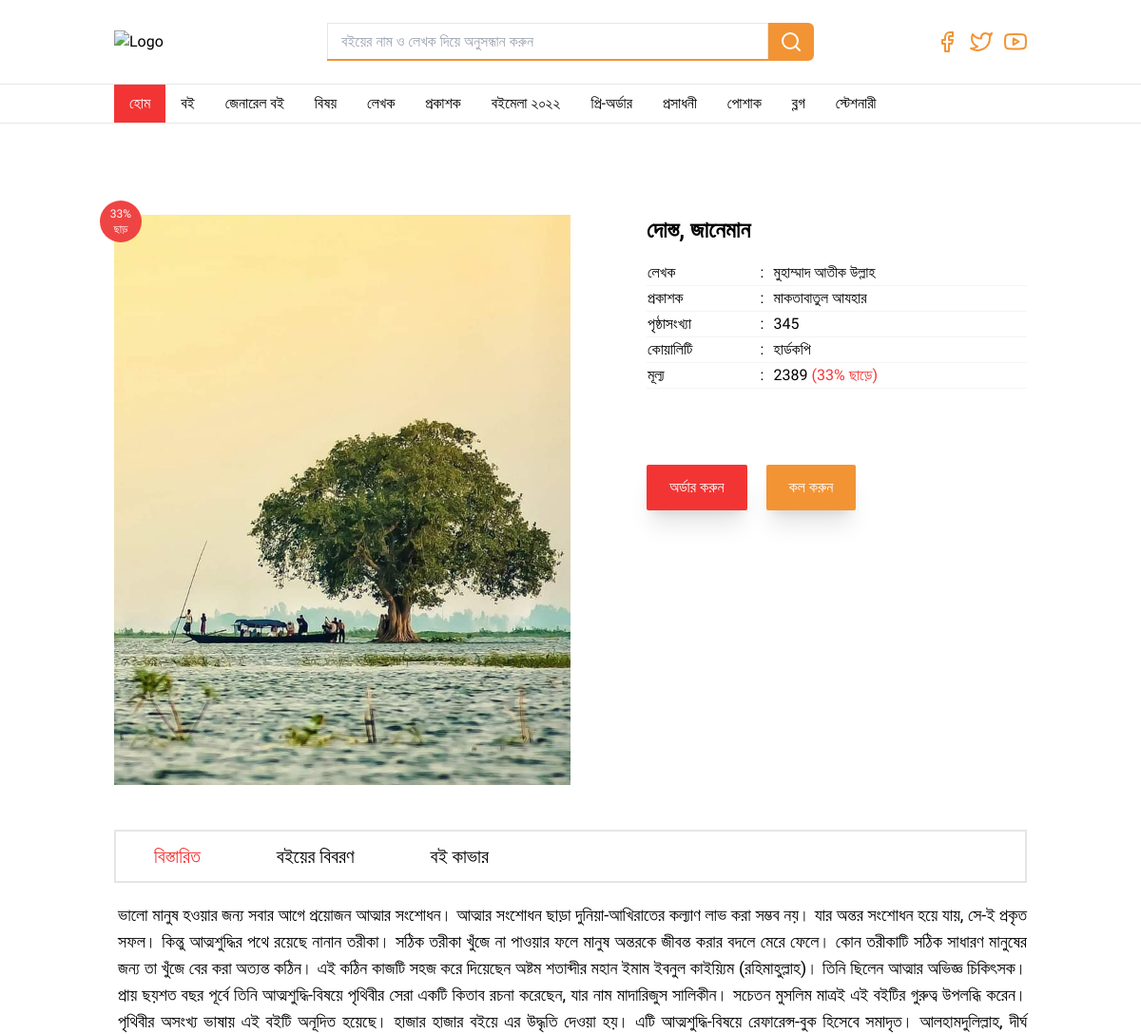
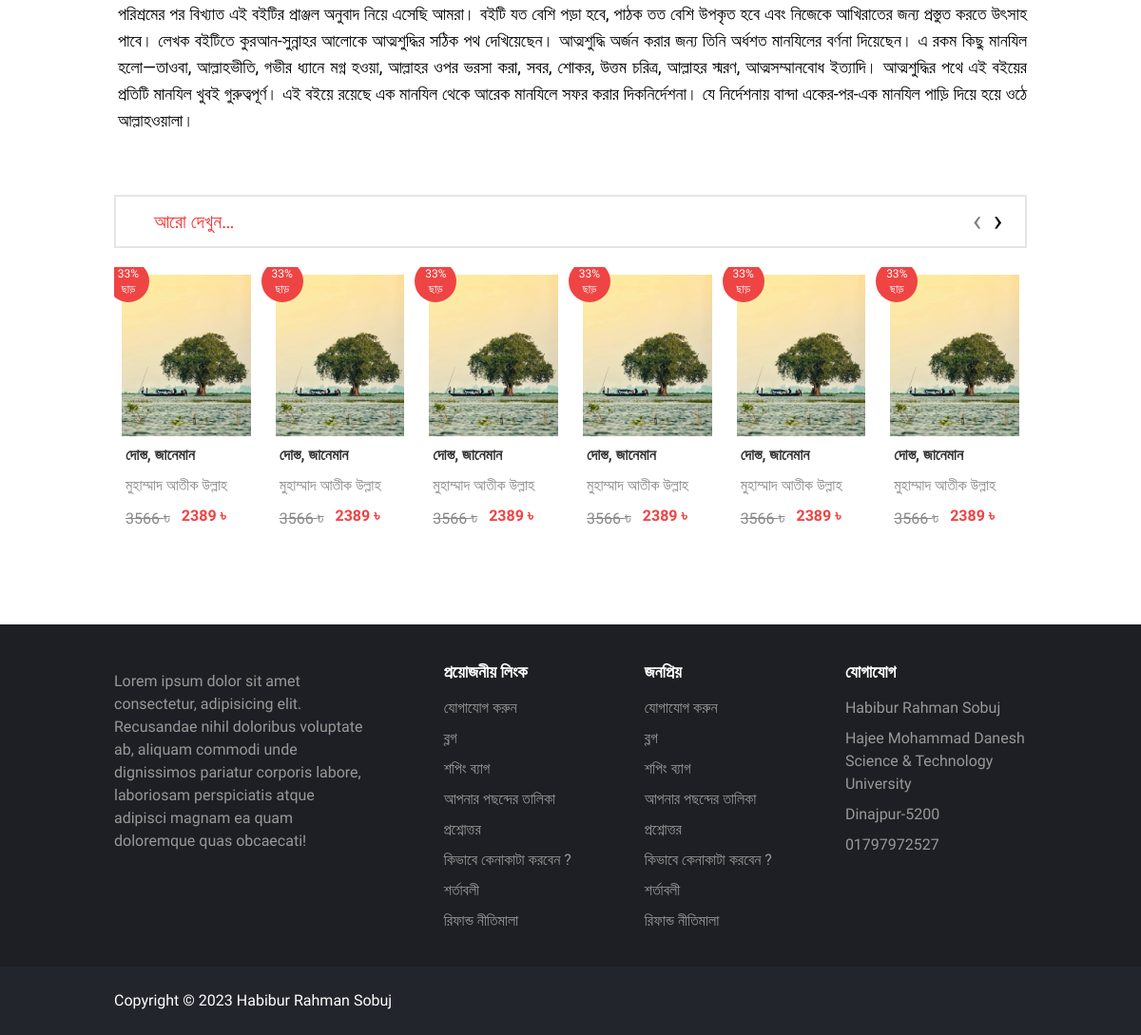
Page /details/16 on the committed database (2 pictures, top to bottom).
### App_Home/models.py (models this page shows)
class Book(models.Model):
    book_title = models.CharField(max_length = 5000,verbose_name="Book Title")
    writer = models.CharField(max_length = 5000,verbose_name="Writer")
    publisher = models.CharField(max_length = 5000,verbose_name="Publisher")
    quality = models.CharField(max_length = 5000,verbose_name="Quality")
    book_description = models.TextField(verbose_name="Book Description")
    total_page = models.IntegerField(
        default=0,
     )
    price = models.IntegerField(
        default=0,
     )
    discount = models.IntegerField(
        default=0,
     )
    main_cover = models.ImageField(upload_to=book_directory_path,verbose_name="Main Cover Image")
    book_cover1 = models.ImageField(upload_to=book_directory_path,verbose_name="Cover Image 1",blank=True, null=True)
    book_cover2 = models.ImageField(upload_to=book_directory_path,verbose_name="Cover Image 2",blank=True, null=True)
    book_cover3 = models.ImageField(upload_to=book_directory_path,verbose_name="Cover Image 3",blank=True, null=True)
    publish_date=models.DateTimeField(auto_now_add=True)
    update_date = models.DateTimeField(auto_now=True, auto_now_add=False)
    class Meta:
        ordering=['-publish_date']
    def __str__(self):
        return self.book_title

### App_Home/views.py (the view, shortened to what this page needs)
# urls.py: path('details/<pk>',views.details,name='details'),
def details(request,pk):
    try:
        book=get_object_or_404(Book, pk=pk)
        books=Book.objects.all()
    except Book.DoesNotExist:
        book = None
        books = None
    book=Book.objects.get(pk=pk)
    books=Book.objects.all()
    dict={
        'book':book,
        'books':books,
    }
    return render(request, 'App_Home/details.html', context=dict)

### App_Home/templatetags/discount_tag.py (called while the page is built)
@register.filter()
def discount_price(price,discount):
    try:
        return (int(price-((price)*discount/100)))
    except (ValueError, ZeroDivisionError):
        return ""

### template/App_Home/details.html (shortened to what this page needs)
{% load discount_tag %}
<!DOCTYPE html>
<html lang="en">
<head>
    <script src="https://cdn.tailwindcss.com"></script>
    <link rel='stylesheet' href='https://cdnjs.cloudflare.com/ajax/libs/lightbox2/2.8.2/css/lightbox.css'>
    <link rel="stylesheet"
        href="https://cdnjs.cloudflare.com/ajax/libs/OwlCarousel2/2.3.4/assets/owl.carousel.min.css" />
    <link rel="stylesheet"
        href="https://cdnjs.cloudflare.com/ajax/libs/OwlCarousel2/2.3.4/assets/owl.theme.default.min.css" />
</head>
<body x-data="{open:false}" x-bind:class="open?'overflow-hidden':''">
    {% include 'header.html' %}
    <section @click="open=false" class="mt-24">
        <div class="container w-7xl mx-auto">
            <div class="mx-[.7rem] md:mx-[1rem] lg:mx-[2rem] xl:mx-[4rem] 2xl:mx-[10rem]">
                <div>
                    <div class="grid grid-cols-1 md:grid-cols-2 justify-center items-center mb-10 space-x-20">
                        <div class="flex flex-col ">
                            <div class="relative">
                                <div class="inline-flex justify-start items-start">
                                    <a class="example-image-link" href="/media/{{book.main_cover}}"
                                        data-lightbox="example-set" data-title="{{book.book_title}}">
                                        <img class="example-image" src="/media/{{book.main_cover}}"
                                            alt="{{book.book_title}}" width="100%">
                                    </a>
                                </div>
                                <div
                                    class="absolute top-[-15px] left-[-15px] inline flex flex-col justify-center items-center w-11 h-11 bg-red-500 rounded-full p-1 text-xs text-white">
                                    <span>{{book.discount}}%</span>
                                    <span>ছাড়</span>
                                </div>
                            </div>
                        </div>
                        <div class="flex flex-col h-full justify-center items-center md:justify-start md:items-start">
                            <h1 class="text-2xl font-bold mb-4">{{book.book_title}}</h1>
                            <table class="text-md font-medium  w-full text-center md:text-left">
                                <tr class="border-b border-gray-100 py-3">
                                    <td>লেখক</td>
                                    <td class="">:</td>
                                    <td>{{book.writer}}</td>
                                </tr>
                                <tr class="border-b border-gray-100 py-3">
                                    <td>প্রকাশক</td>
                                    <td>:</td>
                                    <td>{{book.publisher}}</td>
                                </tr>
                                <tr class="border-b border-gray-100 py-3">
                                    <td>পৃষ্ঠাসংখ্যা</td>
                                    <td>:</td>
                                    <td>{{book.total_page}}</td>
                                </tr>
                                <tr class="border-b border-gray-100 py-3">
                                    <td>কোয়ালিটি</td>
                                    <td>:</td>
                                    <td>{{book.quality}}</td>
                                </tr>
                                <tr class="border-b border-gray-100 py-3">
                                    <td>মূল্য</td>
                                    <td>:</td>
                                    {% if book.discount %}
                                    <td>{{ book.price|discount_price:book.discount }}  <span class="text-[#F23534]">({{book.discount}}% ছাড়ে)</span></td>
                                    {% else %}
                                    <td>{{book.price}}</td>
                                    {% endif %}
                                </tr>
                            </table>
                            <div class="mt-10 flex space-x-5">
                                <a href="https://www.facebook.com/habibur.rahman.sobuj.bd"
                                    class="bg-[#F23534] text-white px-6 py-3 rounded-sm shadow-xl hover:bg-[#e30302]" onclick="myFunction()" onmouseout="outFunc()">অর্ডার
                                    করুন</a>
                                <a href="tel:+8801797972527"
                                    class="bg-[#f29434] text-white px-6 py-3 rounded-sm shadow-xl hover:bg-[#e67605]">কল
                                    করুন</a>
                            </div>
                        </div>
                    </div>
                    <div x-data="{tab:1}">
                        <div>
                            <div
                                class="flex space-x-3 sm:space-x-20 justify-start items-center text-lg  sm:text-xl border-2 border-[#e5e5e5] px-10 py-3">
                                <button @click="tab=1"
                                    :class="{'text-[#f23534] font-normal':tab===1}">বিস্তারিত</button>
                                <button @click="tab=2" :class="{'text-[#f23534] font-normal':tab===2}">বইয়ের
                                    বিবরণ</button>
                                <button @click="tab=3" :class="{'text-[#f23534] font-normal':tab===3}">বই
                                    কাভার</button>
                            </div>
                            <div x-show="tab===1" x-cloak>
                                <p class="pt-5 text-lg ml-1 text-justify">
                                    {{book.book_description}}
                                </p>
                            </div>
                        </div>
                    </div>
                    <div class="flex space-y-5 flex-col pb-20 pt-16">
                        <div class="flex justify-start items-center border-2 border-[#e5e5e5] px-10 py-3">
                            <h1 class="text-xl font-normal text-center text-[#f23534]">আরো দেখুন…</h1>
                        </div>
                        <div class="owl-carousel owl-theme">
                            {% if books %}
                            {% for sbook in books %}
                            <div class="item">
                                <div class="flex h-full">
                                    <div
                                        class="flex h-full flex-col p-2 hover:rounded-md transform transition-all duration-300 justify-start items-start">
                                        <div class="relative">
                                            <img src="/media/{{sbook.main_cover}}" alt="{{sbook.book_title}}">
                                            <div
                                                class="absolute top-[-15px] left-[-15px] inline flex flex-col justify-center items-center w-11 h-11 bg-red-500 rounded-full p-1 text-xs text-white">
                                                <span>{{sbook.discount}}%</span>
                                                <span>ছাড়</span>
                                            </div>
                                        </div>
                                        <div class="flex flex-col space-y-2 mt-2 ml-1">
                                            <h1 class="text-[16px] font-bold text-[#333]"><a
                                                    href="{% url 'App_Home:details' pk=book.pk %}"
                                                    class="hover:underline hover:decoration-solid ">{{sbook.book_title}}</a>
                                            </h1>
                                            <h1 class="text-[#888] text-md font-normal">{{sbook.writer}}</h1>
                                            {% if sbook.discount %}
                                            <h1 class="flex space-x-3">
                                                <span class="text-[#888] text-md line-through">{{sbook.price}} <span
                                                        class="text-lg">৳</span></span>
                                                <span class="text-red-500 text-md font-semibold">{{ sbook.price|discount_price:sbook.discount }} ৳</span>
                                            </h1>
                                            {% else %}
                                            <h1 class="flex space-x-3">
                                                <span class="text-red-500 text-md font-semibold">{{sbook.price}}
                                                    ৳</span>
                                            </h1>
                                            {% endif %}
                                        </div>
                                    </div>
                                </div>
                            </div>
                            {% endfor %}
                            {% endif %}
                        </div>
                    </div>
                </div>
            </div>
        </div>
    </section>
    {% include 'footer.html' %}
</body>
</html>

### template/App_Home/details.html (style rules this page uses)
body { font-family: 'Hind Siliguri', sans-serif; background-color: #FFFFFF; }
.owl-theme { position: relative; }

### rows in the picture
Book: main_cover (picture), discount "33", book_title "দোস্ত, জানেমান", writer "মুহাম্মাদ আতীক উল্লাহ", publisher "মাকতাবাতুল আযহার", total_page "345", quality "হার্ডকপি", price|discount_price "2389", book_description "ভালো মানুষ হওয়ার জন্য সবার আগে প্রয়োজন আত্মার সংশোধন। আত্মার সংশোধন ছাড়া দুনিয়া-আখিরাতের কল্যাণ লাভ করা সম্ভব নয়। যার অন্তর সংশোধন হয়ে যায়, সে-ই প্রকৃত সফল। কিন্তু আত্মশুদ্ধির পথে রয়েছে নানান তরীকা। সঠিক তরীকা খুঁজে না পাওয়ার ফলে মানুষ অন্তরকে জীবন্ত করার বদলে মেরে ফেলে। কোন তরীকাটি সঠিক সাধারণ মানুষের জন্য তা খুঁজে বের করা অত্যন্ত কঠিন। এই কঠিন কাজটি সহজ করে দিয়েছেন অষ্টম শতাব্দীর মহান ইমাম ইবনুল কাইয়্যিম (রহিমাহুল্লাহ)। তিনি ছিলেন আত্মার অভিজ্ঞ চিকিৎসক। প্রায় ছয়শত বছর পূর্বে তিনি আত্মশুদ্ধি-বিষয়ে পৃথিবীর সেরা একটি কিতাব রচনা করেছেন, যার নাম মাদারিজুস সালিকীন। সচেতন মুসলিম মাত্রই এই বইটির গুরুত্ব উপলব্ধি করেন। পৃথিবীর অসংখ্য ভাষায় এই বইটি অনূদিত হয়েছে। হাজার হাজার বইয়ে এর উদ্ধৃতি দেওয়া হয়।…"
Book: main_cover (picture), discount "33", book_title "দোস্ত, জানেমান", writer "মুহাম্মাদ আতীক উল্লাহ", price "3566", price|discount_price "2389"
Book: main_cover (picture), discount "33", book_title "দোস্ত, জানেমান", writer "মুহাম্মাদ আতীক উল্লাহ", price "3566", price|discount_price "2389"
Book: main_cover (picture), discount "33", book_title "দোস্ত, জানেমান", writer "মুহাম্মাদ আতীক উল্লাহ", price "3566", price|discount_price "2389"
Book: main_cover (picture), discount "33", book_title "দোস্ত, জানেমান", writer "মুহাম্মাদ আতীক উল্লাহ", price "3566", price|discount_price "2389"
Book: main_cover (picture), discount "33", book_title "দোস্ত, জানেমান", writer "মুহাম্মাদ আতীক উল্লাহ", price "3566", price|discount_price "2389"
Book: main_cover (picture), discount "33", book_title "দোস্ত, জানেমান", writer "মুহাম্মাদ আতীক উল্লাহ", price "3566", price|discount_price "2389"
